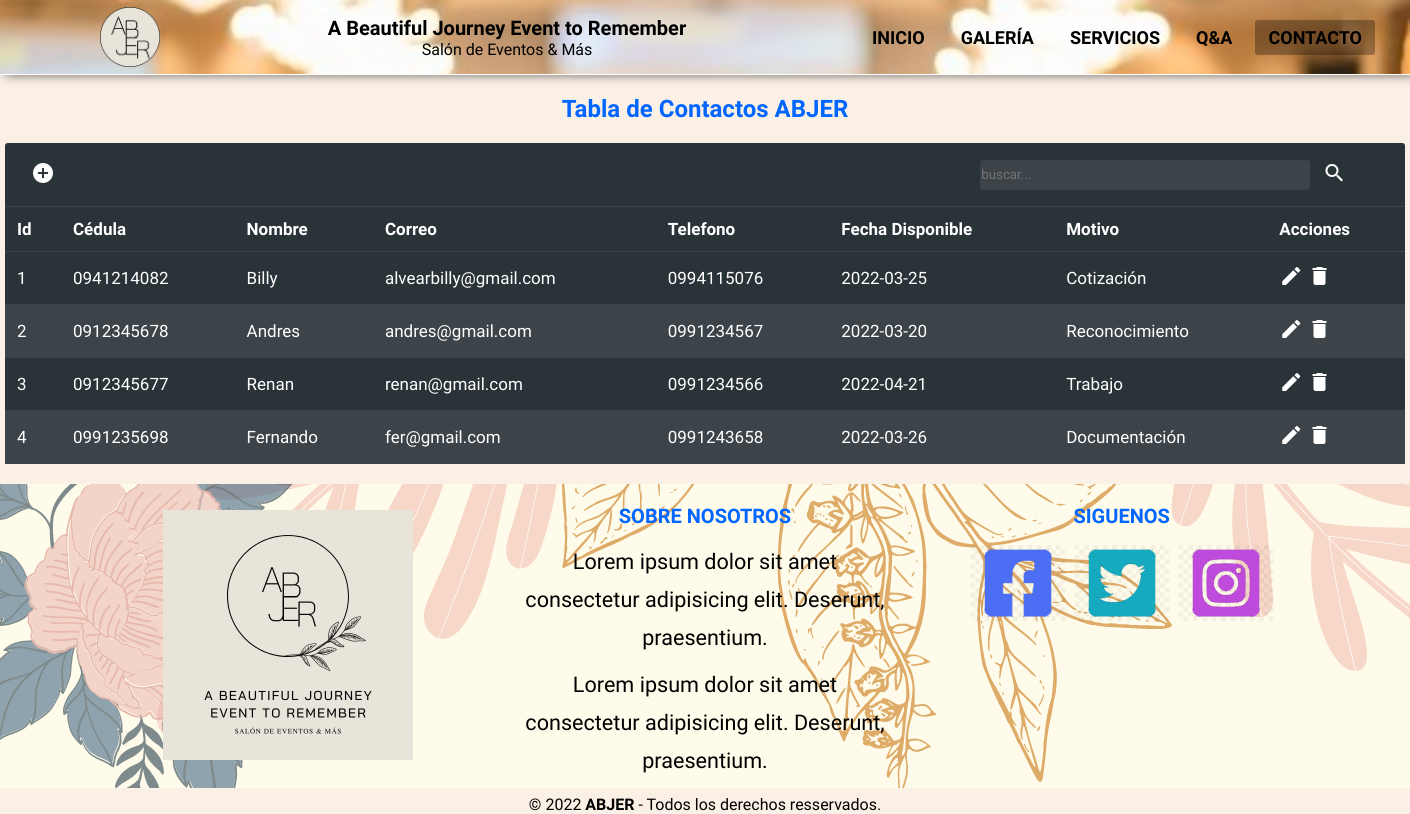
The page /index.php?c=contacto&a=index&p=contacto on the database its author committed.
### tables this page shows
CREATE TABLE `contacto` (
  `ID_CONTACTO` int(11) NOT NULL,
  `cedula` varchar(10) NOT NULL,
  `nombre` varchar(45) NOT NULL,
  `correo` varchar(45) NOT NULL,
  `telefono` varchar(45) NOT NULL,
  `fechaDisponible` date NOT NULL,
  `ID_MOTIVO` int(11) NOT NULL
);

CREATE TABLE `motivo` (
  `ID_MOTIVO` int(11) NOT NULL,
  `descripcion` varchar(45) NOT NULL
);

### control/ContactoControl.php (called while the page is built, shortened)
<?php
require_once 'model/dao/ContactoDAO.php';
class ContactoControl {
    private $model;
    public function __construct() {
        $this->model = new ContactoDAO();
    }
    public function index() {
        $resultados = $this->model->listar();
        require_once 'visual/modulos/contactoAlvear/contacto.list.php';
    }
}

### control/FrontControlador.php (called while the page is built, shortened)
<?php
class FrontControlador {
    public function ruteo() {
        $funcion = (!empty($_REQUEST['f']))?htmlentities($_REQUEST['f']):FUNCION_PRINCIPAL;
        $cont = new $controlador();
        $cont->$funcion();
    }
}

### index.php (called while the page is built)
<?php
require_once 'control/FrontControlador.php';
$front = new FrontControlador();
$front->ruteo();

### config/Conexion.php (called while the page is built)
<?php
class Conexion {
    public static function getConexion() {
        $database_username = 'root';
        $database_password = '';
        $dbname = "bdevento";
        $dsn = 'mysql:host=localhost;dbname=' . $dbname;
        $conexion = null;
        try {
            $conexion = new PDO($dsn, $database_username, $database_password);
            $conexion->setAttribute(PDO::ATTR_ERRMODE, PDO::ERRMODE_EXCEPTION);
        } catch (Exception $e) {
            echo $e;
            die("error " . $e->getMessage());
        }
        return $conexion;
    }
}

### model/dao/ContactoDAO.php (called while the page is built, shortened)
<?php
require_once 'config/Conexion.php';
class ContactoDAO {
    private $con;
    public function __construct(){
        $this->con=Conexion::getConexion();
    }
    public function listar(){
        $sql = "SELECT c.ID_CONTACTO,c.cedula,c.nombre,c.correo,c.telefono,c.fechaDisponible,m.descripcion
                FROM contacto c
                INNER JOIN motivo m ON c.ID_MOTIVO = m.ID_MOTIVO";
        $stmt = $this->con->prepare($sql);
        $stmt->execute();
        $resultados = $stmt->fetchAll(PDO::FETCH_ASSOC);
        return $resultados;
    }
}

### visual/modulos/contactoAlvear/contacto.list.php (the view)
<?php require_once 'visual/templates/templatesAlvear/Header.php'; ?>
<h2>Tabla de Contactos ABJER</h2>
<div class="datatable-container">
  <div class="header-tools">
    <div class="tools">
      <ul>
        <li>
          <a href="index.php?c=contacto&f=nuevo">
            <button><i class="material-icons">add_circle</i></button>
          </a>
        </li>
      </ul>
    </div>
    <div class="search">
      <form action="index.php?c=contacto&f=buscar" method="POST">
        <input class="search-input" type="text" name="busqueda" id="busqueda" placeholder="buscar..." />
        <button type="submit"><i class="material-icons">search</i></button>
      </form>
    </div>
  </div>
  <table class="datatable">
    <thead>
      <tr>
        <th>Id</th>
        <th>Cédula </th>
        <th>Nombre </th>
        <th>Correo </th>
        <th>Telefono </th>
        <th>Fecha Disponible </th>
        <th>Motivo </th>
        <th>Acciones </th>
      </tr>
    </thead>
    <tbody>
      <?php
            foreach ($resultados as $fila) {
            ?>
      <tr>
        <td><?php echo $fila['ID_CONTACTO']; ?></td>
        <td><?php echo $fila['cedula']; ?></td>
        <td><?php echo $fila['nombre']; ?></td>
        <td><?php echo $fila['correo']; ?></td>
        <td><?php echo $fila['telefono']; ?></td>
        <td><?php echo $fila['fechaDisponible']; ?></td>
        <td><?php echo $fila['descripcion']; ?></td>
        <td>
          <a href="index.php?c=contacto&f=editar&id=<?php echo  $fila['ID_CONTACTO']; ?>"><i
              class="material-icons">edit</i></a>
          <a onclick="if(!confirm('Esta seguro de eliminar el contacto?'))return false;"
            href="index.php?c=contacto&f=eliminar&id=<?php echo  $fila['ID_CONTACTO']; ?>"><i
              class="material-icons">delete</i></a>
        </td>
      </tr>
      <?php  } ?>
    </tbody>
  </table>
</div>
<?php require_once 'visual/templates/templatesAlvear/Footer.php'; ?>

### assets/css/style_master.css (style rules this page uses)
* { margin: 0; padding: 0; list-style: none; text-decoration: none; font-family: "Bai Jamjuree", sans-serif; }
body { background-color: linen; }
h2 { margin: 20px 0px; color: #0066ff; }

### assets/css/AlvearBilly.css (style rules this page uses)
* { box-sizing: border-box; }
:root { --primary-color: white; --secondary-color:rgb(61,68,73); --highlight-color: #3282b8; --dt-padding: 12px; --dt-padding-s: 6px; --dt-padding-xs: 2px; --dt-border-radius:3px; --dt-background-color-container: #2a3338; --dt-border-color: var(--secondary-color); --dt-bg-color: var(--highlight-color); --dt-text-color: var(--primary-color); --dt-bg-active-button: var(--highlight-color); --dt-text-color-button: var(--primary-color); --dt-text-color-active-button: var(--primary-color); --dt-hover-cell-color: var(--highlight-color); --dt-even-row-color: var(--secondary-color); --dt-focus-color: var(--highlight-color); --dt-input-background-color: var(--secondary-color); --dt-input-color: var(--primary-color); }
.material-icons { font-size: 16px; color: var(--primary-color); }
.datatable-container { background-color: var(--dt-background-color-container); border-radius: var(--dt-border-radius); color: var(--dt-text-color); width:1400px; margin: 20px auto; font-size: 17px; }
.datatable-container .header-tools { border-bottom: solid 1px var(--dt-border-color); padding: var(--dt-padding); display: flex; align-items: center; justify-items: center; }
.datatable-container .header-tools .search { width: 30%; }
.datatable-container .header-tools .search form { display: flex; align-items: center; justify-items: center; }
.datatable-container .header-tools .search .search-input { width: 80%; height: 30px; background-color: var(--dt-input-background-color); display:inline-block; box-sizing: border-box; border-radius: var(--dt-border-radius); border: solid 1px var(--dt-border-color); color: var(--dt-input-color); }
.datatable-container .header-tools .search button { color: var(--dt-text-color-button); width: 10%; box-sizing: border-box; border: 0; border-radius: var(--dt-border-radius); background: transparent; cursor: pointer; padding: var(--dt-padding-s) var(--dt-padding); }
.datatable-container .header-tools .tools { width: 70%; }
.datatable-container .header-tools .tools ul { margin: 0; padding: 0; display: flex; justify-content: start; align-items: baseline; }
.datatable-container .header-tools .tools ul li { display: inline-block; margin: 0 var(--dt-padding-xs); align-items: baseline; }
.datatable-container .header-tools .tools ul li button { color: var(--dt-text-color-button); width: 100%; box-sizing: border-box; border: 0; border-radius: var(--dt-border-radius); background: transparent; cursor: pointer; padding: var(--dt-padding-s) var(--dt-padding); }
.datatable-container .datatable { border-collapse: collapse; width: 100%; }
.datatable-container .datatable, .datatable-container .datatable th, .datatable-container .datatable td { padding: var(--dt-padding) var(--dt-padding); }
.datatable-container .datatable th { font-weight: bolder; text-align: left; border-bottom: solid 1px var(--dt-border-color); }
.datatable-container .datatable td { border-bottom: solid 1px var(--dt-border-color); text-align: left; }
.datatable-container .datatable tbody tr:nth-child(even) { background-color: var(--dt-even-row-color); }

### rows shown on the page
contacto: ID_CONTACTO "1", cedula "0941214082", nombre "Billy", correo "alvearbilly@gmail.com", telefono "0994115076", fechaDisponible "2022-03-25", ID_MOTIVO.descripcion "Cotización"
contacto: ID_CONTACTO "2", cedula "0912345678", nombre "Andres", correo "andres@gmail.com", telefono "0991234567", fechaDisponible "2022-03-20", ID_MOTIVO.descripcion "Reconocimiento"
contacto: ID_CONTACTO "3", cedula "0912345677", nombre "Renan", correo "renan@gmail.com", telefono "0991234566", fechaDisponible "2022-04-21", ID_MOTIVO.descripcion "Trabajo"
contacto: ID_CONTACTO "4", cedula "0991235698", nombre "Fernando", correo "fer@gmail.com", telefono "0991243658", fechaDisponible "2022-03-26", ID_MOTIVO.descripcion "Documentación"
